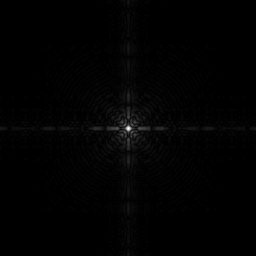
%> input picture lab3_a.tif, 256 x 256 px
$ octave lab3_task2_b.m   (GNU Octave 9; MATLAB toolbox functions it lacks are replaced by stand-ins)
%> lines starting %> are read from the running program, lines starting %| are printed output that depends on the picture; in (x1, y1, x2, y2) boxes, pixels count from 0 and x2, y2 are one past the last pixel; in counts of white or black regions, pixels touching at a corner belong together; the program's own positions count from 1
r = imread('lab3_a.tif');
%> r is the input picture: size 256x256 uint8; min 0, max 255, mean 2.1
c = 1;
I = c * log(double(1+r));
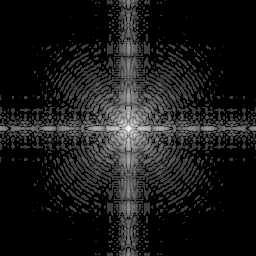
%> I: size 256x256 double; min 0, max 5.54, mean 0.56; drawn with min black and max white
figure,
subplot(1,2,1),imshow(r),title('origonal image');
subplot(1,2,2),imshow(I),title('output image');
%> after `imshow(I)`:
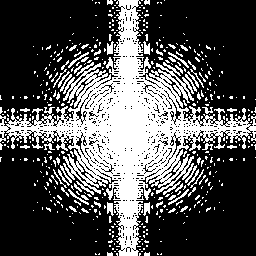
%> displayed picture: size 256x256, on the screen's scale of 0 to 255; 31.8% white; 471 white regions (418 under 20 px), largest, box (x1, y1, x2, y2) and area: (0, 0, 256, 256) 17025, (107, 41, 114, 55) 65, (143, 41, 150, 55) 65

$ run again, with lab3_c.tif copied over lab3_a.tif
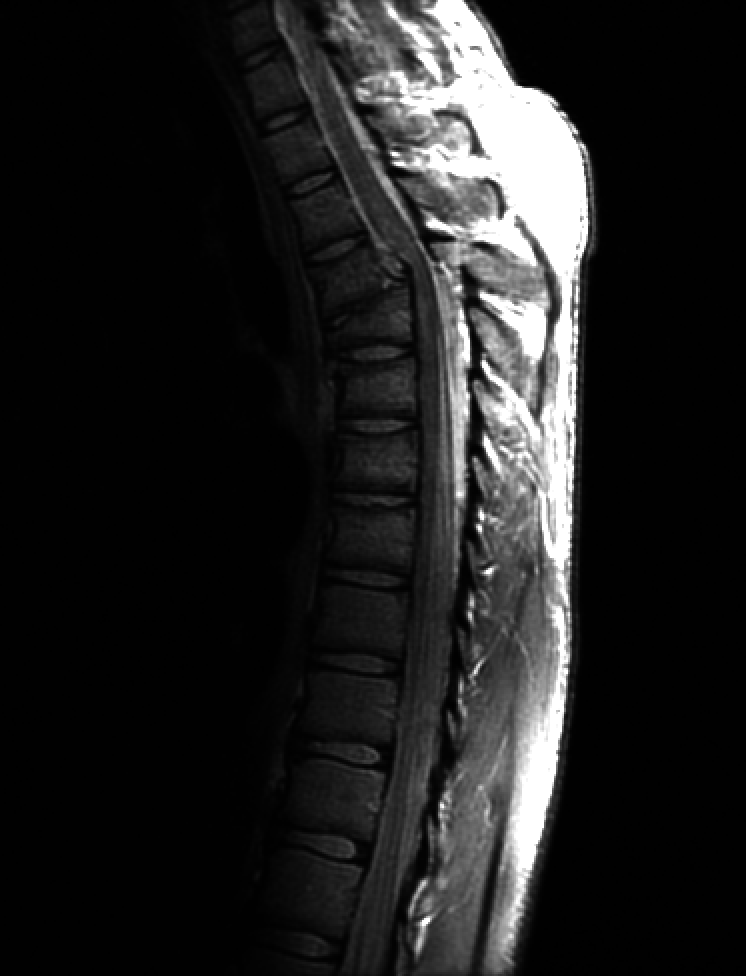
%> input picture lab3_c.tif, 746 x 976 px
%> r is the input picture: size 976x746 uint8; min 0, max 255, mean 32.6
%> `I = c * log(double(1+r));`:
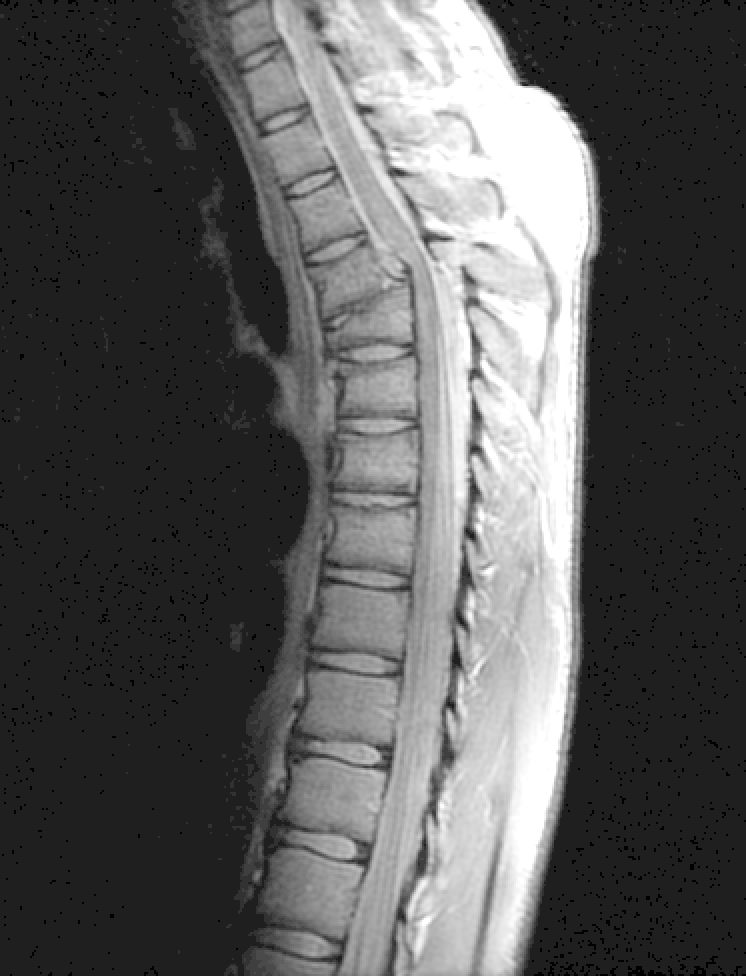
%> I: size 976x746 double; min 0, max 5.54, mean 1.94; drawn with min black and max white
%> `imshow(I)`:
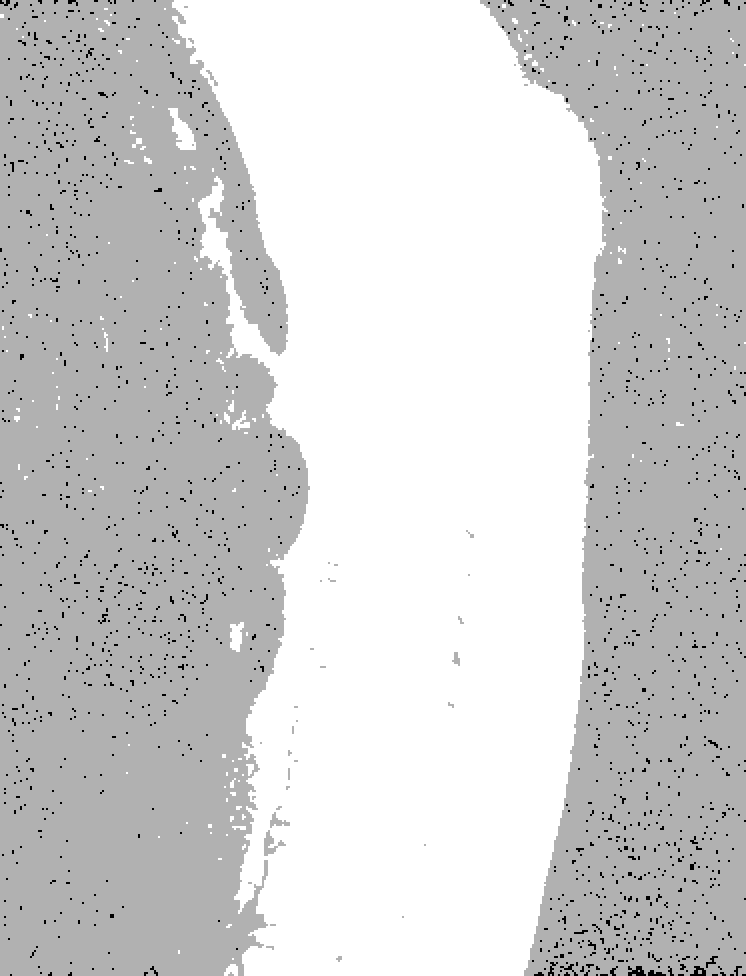
%> displayed picture: size 976x746, on the screen's scale of 0 to 255; min 0, max 255, mean 207.7

$ run again, with lab3_d.tif copied over lab3_a.tif
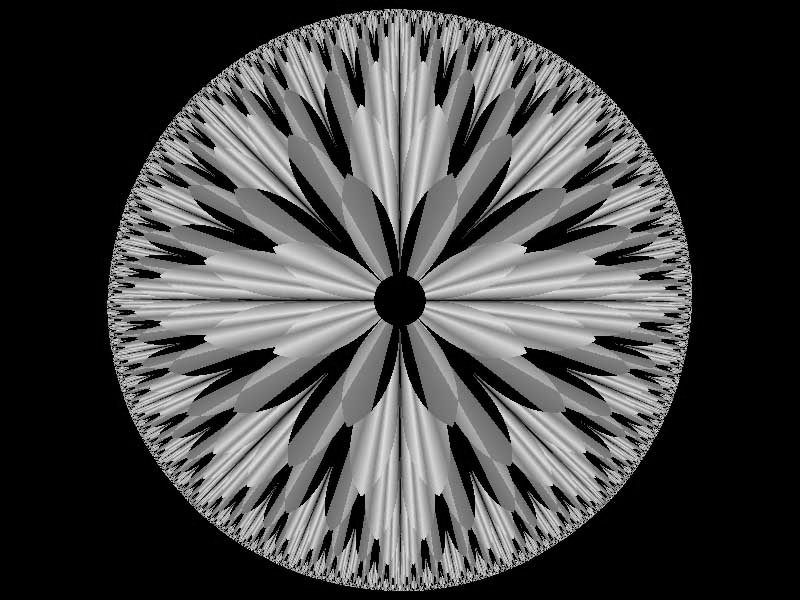
%> input picture lab3_d.tif, 800 x 600 px
%> r is the input picture: size 600x800 uint8; min 0, max 246, mean 67.7
%> `I = c * log(double(1+r));`:
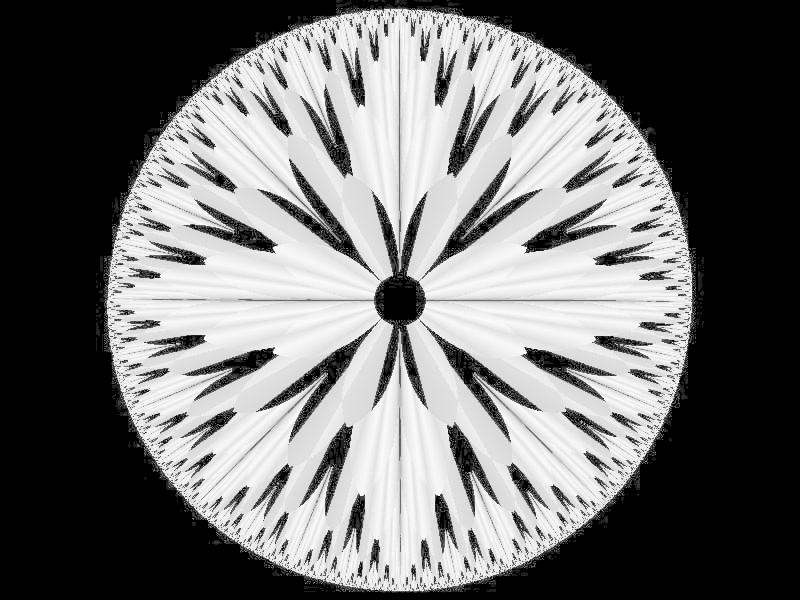
%> I: size 600x800 double; min 0, max 5.51, mean 2.4; drawn with min black and max white
%> `imshow(I)`:
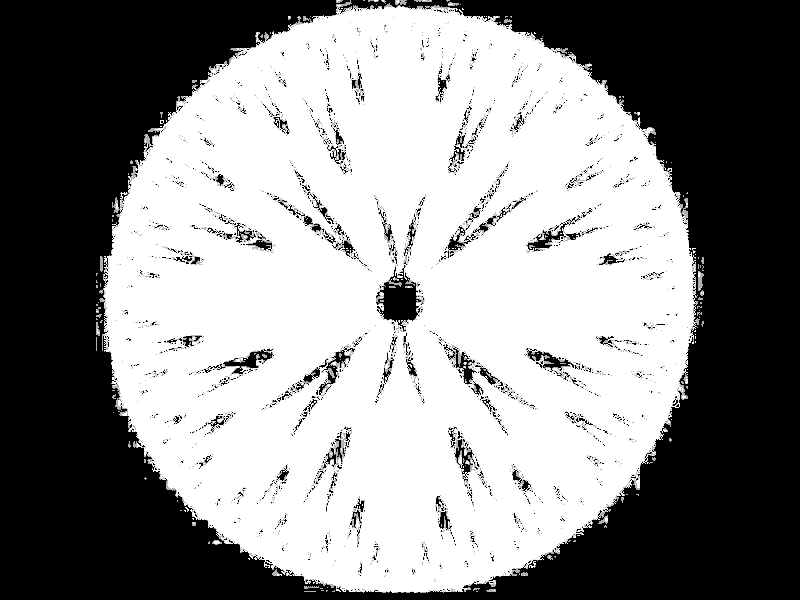
%> displayed picture: size 600x800, on the screen's scale of 0 to 255; min 0, max 255, mean 139.2
